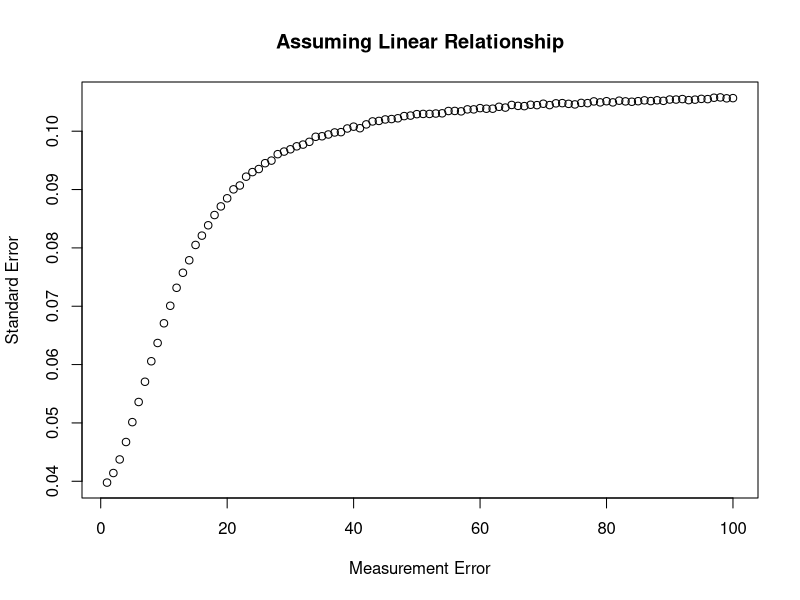
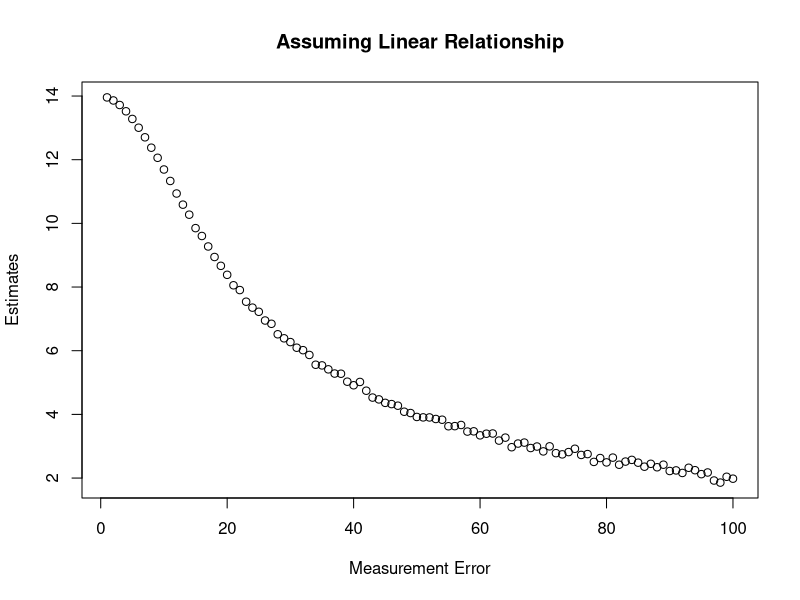
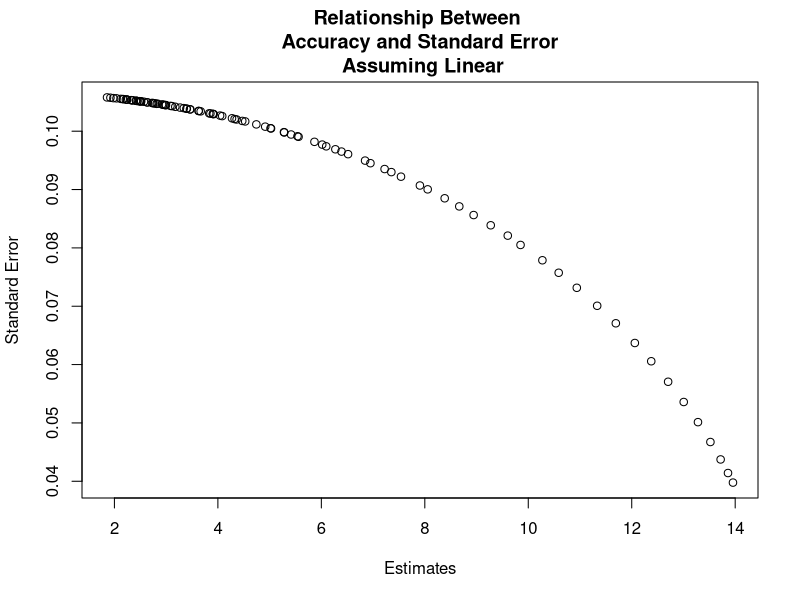
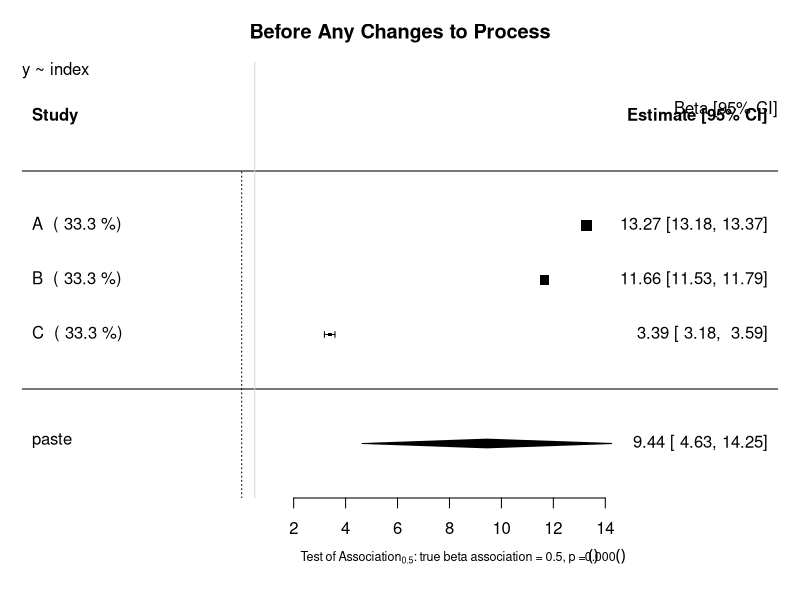
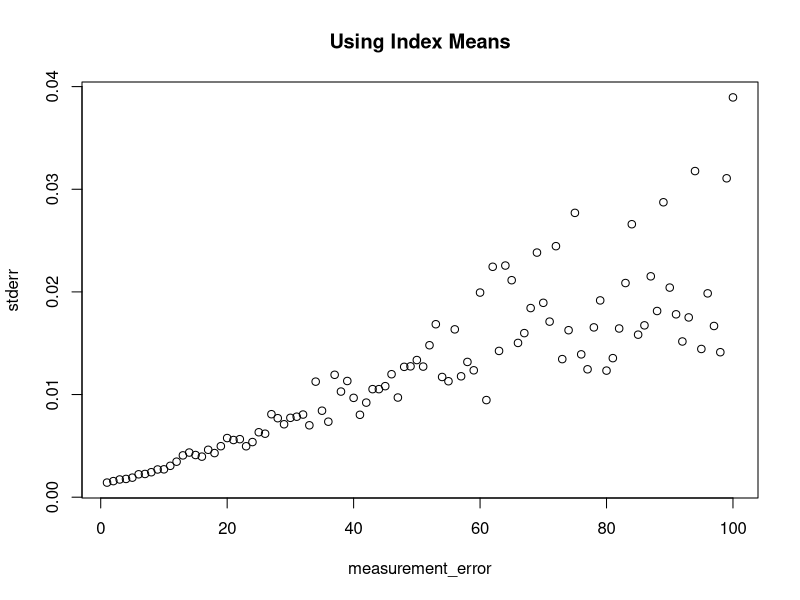
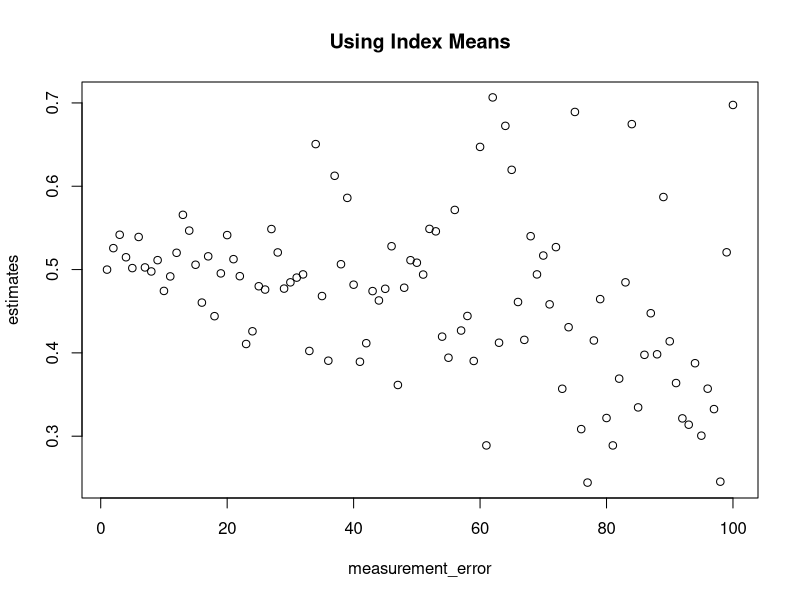
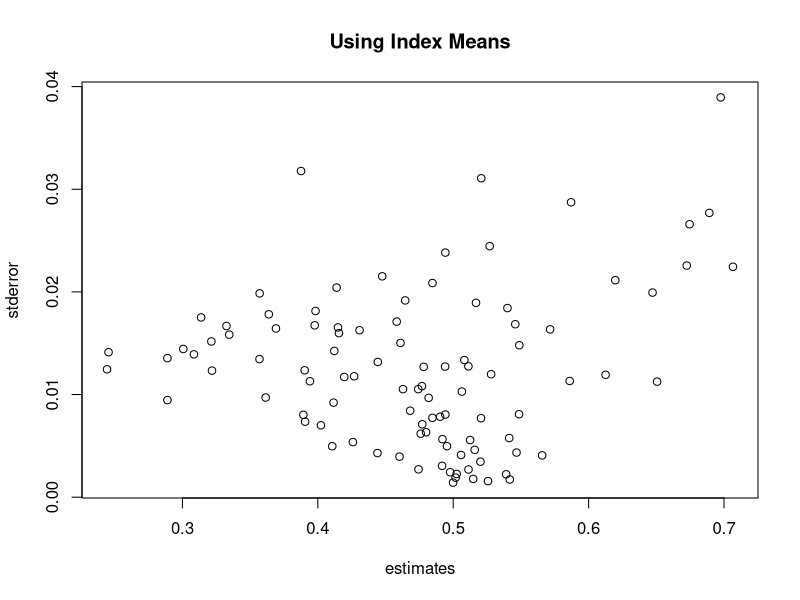
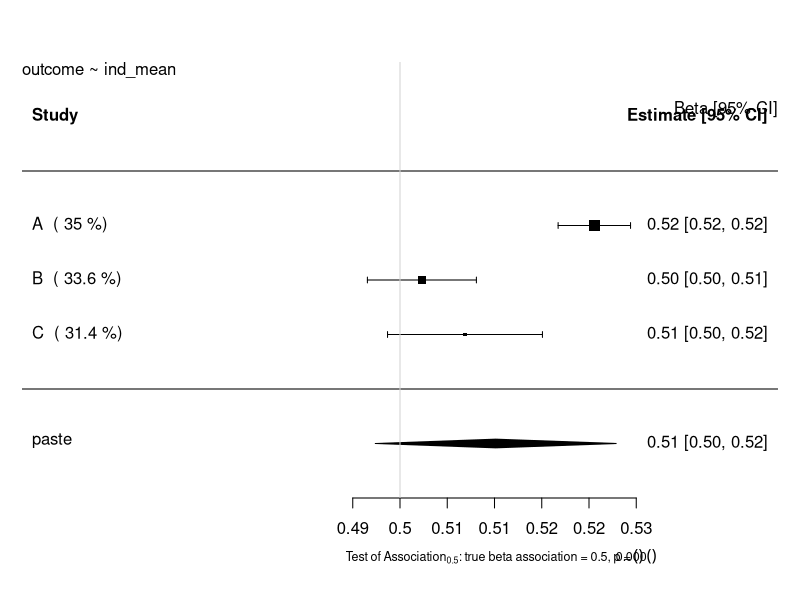

Write the R code that produced these figures, in order.
# Investigation into Data Agreement as Weighting System
## Author: Paul Scherer
##         Tom Bishop
## Institute: University of Cambridge MRC Epidemiology Unit 
## Date: 4.09.2017

# Set up the Data
library(ggplot2)
library(reshape2)
library(parallel)
library(stats)
library(metafor)

# Raw Data Set Properties
trueBeta = 0.5
constant = 20

study_size = 20000
raw_mean = 40
raw_stdev = 15

# Simple creation of the raw data and the related outcome without error
raw_data = data.frame(gold = rnorm(n = study_size, mean = raw_mean, sd = raw_stdev))
raw_data$outcome = (trueBeta*raw_data$gold) + constant
###############################################################################
########################### Functions #########################################
###############################################################################
createStudyData <- function(raw_data, measurement_error, number_of_indices){
    exposure_error = rnorm(n = study_size, mean = 0, sd = measurement_error)
    raw_data$exposure_measured = raw_data$gold + exposure_error
    raw_data$index = cut_number(x = raw_data$exposure_measured,n = number_of_indices, labels =FALSE)
    raw_data$index = as.ordered(raw_data$index)
    raw_data = raw_data[with(raw_data, order(index)),]
    return(raw_data)
}

createValidationData <- function(val_size, measurement_error, number_of_indices) {
    validation_data = data.frame(gold =  rnorm(n = val_size, mean = raw_mean, sd = raw_stdev))
    exposure_error = rnorm(n = val_size, mean = 0, sd = measurement_error)
    validation_data$exposure_measured = validation_data$gold + exposure_error
    validation_data$index = cut_number(x = validation_data$exposure_measured,n = number_of_indices, labels =FALSE)
    validation_data$index = as.ordered(validation_data$index)
    return (validation_data)
}

createMeansList <- function(data, number_of_indices) {
    meansList = vector(mode="list", length = number_of_indices)
    for (i in 1:number_of_indices) {
        meansList[i] = mean(unname(unlist((split(x=data$gold, f= as.factor(data$index)))[i])))
    }
    return(meansList)
}

#######################################################################################
######################## Before Any Changes to the Process ############################
#######################################################################################
# General Parameters
numLevels = 4
validation_size = 400

## Graphing Standard Error as a function of Measurement Error when using ordinal independent variable index
upperbound = 100
stdErrorLinear = vector("numeric", length = upperbound)
estimatesLinear = vector("numeric", length = upperbound)
stdErrorQuadratic = vector("numeric", length = upperbound)
estimatesQuadratic = vector("numeric", length = upperbound)
stdErrorCubic = vector("numeric", length = upperbound)
estimatesCubic = vector("numeric", length = upperbound)
for (measurement_error_counter in 1:upperbound) {
    studyData_graph = createStudyData(raw_data = raw_data, measurement_error = measurement_error_counter, number_of_indices = numLevels)
    validation_data_graph = createValidationData(val_size = validation_size, measurement_error = measurement_error_counter, number_of_indices = numLevels )

    lm_graph_linear <- lm(formula=outcome~index, data=studyData_graph)
    estimate_graph_linear = lm_graph_linear$coefficients["index.L"]
    stdError_graph_linear = summary(lm_graph_linear)$coefficients["index.L","Std. Error"]
    estimatesLinear[measurement_error_counter] = estimate_graph_linear
    stdErrorLinear[measurement_error_counter] = stdError_graph_linear

    lm_graph_quadratic <- lm(formula=outcome~index, data=studyData_graph)
    estimate_graph_quadratic = lm_graph_quadratic$coefficients["index.Q"]
    stdError_graph_quadratic = summary(lm_graph_quadratic)$coefficients["index.Q","Std. Error"]
    estimatesQuadratic[measurement_error_counter] = estimate_graph_quadratic
    stdErrorQuadratic[measurement_error_counter] = stdError_graph_quadratic

    lm_graph_cubic <- lm(formula=outcome~index, data=studyData_graph)
    estimate_graph_cubic = lm_graph_cubic$coefficients["index.C"]
    stdError_graph_cubic = summary(lm_graph_cubic)$coefficients["index.C","Std. Error"]
    estimatesCubic[measurement_error_counter] = estimate_graph_cubic
    stdErrorCubic[measurement_error_counter] = stdError_graph_cubic


}
# Measurement vs. Std.Error
plot(x = (1:upperbound), y = stdErrorLinear, xlab = "Measurement Error", ylab = "Standard Error", main = "Assuming Linear Relationship")
# plot(x = (1:upperbound), y = stdErrorQuadratic, xlab = "Measurement Error", ylab = "Standard Error", col = "green", main = "Assuming Quadratic Relationship")
#plot(x = (1:upperbound), y = stdErrorCubic, xlab = "Measurement Error", ylab = "Standard Error", col = "red", main = "Assuming Cubic Relationship")
# Measurement vs. Estimates
plot(x = (1:upperbound), y = estimatesLinear, xlab = "Measurement Error", ylab = "Estimates", main = "Assuming Linear Relationship")
# plot(x = (1:upperbound), y = estimatesQuadratic, xlab = "Measurement Error", ylab = "Estimates", col = "green", main = "Assuming Quadratic Relationship")
#plot(x = (1:upperbound), y = estimatesCubic, xlab = "Measurement Error", ylab = "Estimates", col = "red", main = "Assuming Cubic Relationship")
# Estimates vs. Std.Error
plot(x = estimatesLinear, y = stdErrorLinear, xlab = "Estimates", ylab = "Standard Error", main = "Relationship Between \n Accuracy and Standard Error \n Assuming Linear")
# plot(x = estimatesQuadratic, y = stdErrorQuadratic, xlab = "Estimates", ylab = "Standard Error", col = "green", main = "Assuming Quadratic Relationship")
#plot(x = estimatesCubic, y = stdErrorCubic, xlab = "Estimates", ylab = "Standard Error", col = "red", main = "Relationship Between \n Accuracy and Standard Error \n Assuming Cubic Relationship")

## Setting up the Studies
# Study A
measureError_A = 5
studyData_A = createStudyData(raw_data = raw_data, measurement_error = measureError_A, number_of_indices = numLevels)

# Study B
measureError_B = 10
studyData_B = createStudyData(raw_data = raw_data, measurement_error = measureError_B, number_of_indices = numLevels)

# Study C
measureError_C = 60
studyData_C = createStudyData(raw_data = raw_data, measurement_error = measureError_C, number_of_indices = numLevels)

## Transformation and Regression using Index Means
# Study A
lm_A <- lm(formula=outcome~index, data=studyData_A)
estimate_A = lm_A$coefficients["index.L"]
stdError_A = summary(lm_A)$coefficients["index.L","Std. Error"]

# Study B
lm_B <- lm(formula=outcome~index, data=studyData_B)
estimate_B = lm_B$coefficients["index.L"]
stdError_B = summary(lm_B)$coefficients["index.L","Std. Error"]

# Study C
lm_C <- lm(formula=outcome~index, data=studyData_C)
estimate_C = lm_C$coefficients["index.L"]
stdError_C = summary(lm_C)$coefficients["index.L","Std. Error"]


## Random Effects Model Forest Plot Before Reweighting
estimates = c(estimate_A, estimate_B, estimate_C)
stand_errs = c(stdError_A, stdError_B, stdError_C)
labels = c("A","B","C")
res <- rma(yi = estimates, sei = stand_errs, method='DL', slab = labels)
weights_res <- weights.rma.uni(res)

# Forest Plot
res$slab <- paste(res$slab, " (", round(weights.rma.uni(res),digits=1), "%)")
fmla = as.formula(y~index)
forest(res, mlab=bquote(paste('Overall (I'^2*' = ', .(round(res$I2)),'%, p = ',
    .(sprintf("%.3f", round(res$QEp,3))),')')),
xlab=bquote(paste('Test of Association'[0.5]*': true beta association = 0.5, p = ',
    .(sprintf("%.3f", round(res$pval,3))))), cex=1, cex.lab=0.75, cex.axis=1, main = "Before Any Changes to Process")
usr <- par("usr")
text(usr[2], usr[4], "Beta [95% CI]", adj = c(1, 4),cex=1)
text(usr[1], usr[4], paste0(gsub(paste0("Study Data","\\$"),"", deparse(fmla)),collapse="\n"), adj = c( 0, 1 ),cex=1)
abline(v = 0.5, col = "lightgray")





#######################################################################################
######################## Using Index Means To Scale it to Gold ########################
#######################################################################################
## Setting up the Studies
# General Parameters
numLevels = 4
validation_size = 400

## Graphing Standard Error as a function of Measurement Error
std_error = vector("numeric", length = upperbound)
estimates_graph = vector("numeric", length = upperbound)
for (measurement_error_counter in 1:upperbound) {
    studyData_graph = createStudyData(raw_data = raw_data, measurement_error = measurement_error_counter, number_of_indices = numLevels)
    validation_data_graph = createValidationData(val_size = validation_size, measurement_error = measurement_error_counter, number_of_indices = numLevels )
    validation_means_graph = createMeansList(validation_data_graph, numLevels)

    studyData_graph$ind_mean <- unlist(lapply(X=studyData_graph$index, FUN=function(index_val){
        output =  validation_means_graph[index_val]
    }))
    lm_graph <- lm(formula=outcome~ind_mean, data=studyData_graph)
    estimate_graph = lm_graph$coefficients["ind_mean"]
    stdError_graph = summary(lm_graph)$coefficients["ind_mean","Std. Error"]

    estimates_graph[measurement_error_counter] = estimate_graph
    std_error[measurement_error_counter] = stdError_graph

}
plot(x = (1:upperbound), y = std_error, xlab = "measurement_error", ylab = "stderr", main = "Using Index Means")
plot(x = (1:upperbound), y = estimates_graph, xlab = "measurement_error", ylab = "estimates", main = "Using Index Means")
plot(x = estimates_graph, y = std_error, xlab = "estimates", ylab = "stderror", main = "Using Index Means")


# Study A
measureError_A = 5
studyData_A = createStudyData(raw_data = raw_data, measurement_error = measureError_A, number_of_indices = numLevels)
validation_data_A = createValidationData(val_size = validation_size, measurement_error = measureError_A, number_of_indices = numLevels )
validation_means_A = createMeansList(validation_data_A, numLevels)

# Study B
measureError_B = 10
studyData_B = createStudyData(raw_data = raw_data, measurement_error = measureError_B, number_of_indices = numLevels)
validation_data_B = createValidationData(val_size = validation_size, measurement_error = measureError_B, number_of_indices = numLevels )
validation_means_B = createMeansList(validation_data_B, numLevels)

# Study C
measureError_C = 15
studyData_C = createStudyData(raw_data = raw_data, measurement_error = measureError_C, number_of_indices = numLevels)
validation_data_C = createValidationData(val_size = validation_size, measurement_error = measureError_C, number_of_indices = numLevels )
validation_means_C = createMeansList(validation_data_C, numLevels)

## Transformation and Regression using Index Means
# Study A
studyData_A$ind_mean <- unlist(lapply(X=studyData_A$index, FUN=function(index_val){
    output =  validation_means_A[index_val]
}))
lm_A <- lm(formula=outcome~ind_mean, data=studyData_A)
estimate_A = lm_A$coefficients["ind_mean"]
stdError_A = summary(lm_A)$coefficients["ind_mean","Std. Error"]

# Study B
studyData_B$ind_mean <- unlist(lapply(X=studyData_B$index, FUN=function(index_val){
    output =  validation_means_B[index_val]
}))
lm_B <- lm(formula=outcome~ind_mean, data=studyData_B)
estimate_B = lm_B$coefficients["ind_mean"]
stdError_B = summary(lm_B)$coefficients["ind_mean","Std. Error"]

# Study C
studyData_C$ind_mean <- unlist(lapply(X=studyData_C$index, FUN=function(index_val){
    output =  validation_means_C[index_val]
}))
lm_C <- lm(formula=outcome~ind_mean, data=studyData_C)
estimate_C = lm_C$coefficients["ind_mean"]
stdError_C = summary(lm_C)$coefficients["ind_mean","Std. Error"]

## Random Effects Model Forest Plot Before Reweighting
estimates = c(estimate_A, estimate_B, estimate_C)
stand_errs = c(stdError_A, stdError_B, stdError_C)
labels = c("A","B","C")
res <- rma(yi = estimates, sei = stand_errs, method='DL', slab = labels)
weights_res <- weights.rma.uni(res)

# Forest Plot
res$slab <- paste(res$slab, " (", round(weights.rma.uni(res),digits=1), "%)")
fmla = as.formula(outcome~ind_mean)
forest(res, mlab=bquote(paste('Overall (I'^2*' = ', .(round(res$I2)),'%, p = ',
    .(sprintf("%.3f", round(res$QEp,3))),')')),
xlab=bquote(paste('Test of Association'[0.5]*': true beta association = 0.5, p = ',
    .(sprintf("%.3f", round(res$pval,3))))), cex=1, cex.lab=0.75, cex.axis=1)
usr <- par("usr")
text(usr[2], usr[4], "Beta [95% CI]", adj = c(1, 4),cex=1)
text(usr[1], usr[4], paste0(gsub(paste0("Study Data","\\$"),"", deparse(fmla)),collapse="\n"), adj = c( 0, 1 ),cex=1)
abline(v = 0.5, col = "lightgray")






#######################################################################################
######################## Using Error Model Esque Scale it to Gold ########################
#######################################################################################
numLevels = 4
validation_size = 400

## Plotting Bit
## Graphing Standard Error as a function of Measurement Error
std_error = vector("numeric", length = upperbound)
estimates_graph = vector("numeric", length = upperbound)
for (measurement_error_counter in 1:upperbound) {
    studyData_graph = createStudyData(raw_data = raw_data, measurement_error = measurement_error_counter, number_of_indices = numLevels)
    validation_data_graph = createValidationData(val_size = validation_size, measurement_error = measurement_error_counter, number_of_indices = numLevels )

    # Find Error Model
    index_transformation = as.formula(gold ~ index)
    lambda_lm_graph <- lm(formula=index_transformation, data=validation_data_graph)
    new = data.frame(index = studyData_graph$index)
    studyData_graph$index_scaled = predict(lambda_lm_graph, newdata = new)

    # Use Error Model to Scale Index to Gold
    lm_graph <- lm(formula=outcome~index_scaled, data=studyData_graph)
    estimate_graph = lm_graph$coefficients["index_scaled"]
    stdError_graph = summary(lm_graph)$coefficients["index_scaled","Std. Error"]

    estimates_graph[measurement_error_counter] = estimate_graph
    std_error[measurement_error_counter] = stdError_graph
}
plot(x = (1:upperbound), y = std_error, xlab = "measurement_error", ylab = "stderr", main = "Using Error Model Pred")
plot(x = (1:upperbound), y = estimates_graph, xlab = "measurement_error", ylab = "estimates", main = "Using Error Model Pred")
plot(x = estimates_graph, y = std_error, xlab = "estimates", ylab = "stderror", main = "Using Error Model Pred")



# Study A
measureError_A = 5
studyData_A = createStudyData(raw_data = raw_data, measurement_error = measureError_A, number_of_indices = numLevels)
validation_data_A = createValidationData(val_size = validation_size, measurement_error = measureError_A, number_of_indices = numLevels )
# Study B
measureError_B = 10
studyData_B = createStudyData(raw_data = raw_data, measurement_error = measureError_B, number_of_indices = numLevels)
validation_data_B = createValidationData(val_size = validation_size, measurement_error = measureError_B, number_of_indices = numLevels )
# Study C
measureError_C = 60
studyData_C = createStudyData(raw_data = raw_data, measurement_error = measureError_C, number_of_indices = numLevels)
validation_data_C = createValidationData(val_size = validation_size, measurement_error = measureError_C, number_of_indices = numLevels )

## Transformation of Indexes to Gold Scale
index_transformation = as.formula(gold ~ index)
# Study A
lambda_lm_A <- lm(formula=index_transformation, data=validation_data_A)
new = data.frame(index = studyData_A$index)
studyData_A$index_scaled = predict(lambda_lm_A, newdata = new)

studyData_A$ind_mean <- unlist(lapply(X=studyData_A$index, FUN=function(index_val){
    output =  validation_means_A[index_val]
}))

# Study B
lambda_lm_B <- lm(formula=index_transformation, data=validation_data_B)
new = data.frame(index = studyData_B$index)
studyData_B$index_scaled = predict(lambda_lm_B, newdata = new)

studyData_B$ind_mean <- unlist(lapply(X=studyData_B$index, FUN=function(index_val){
    output =  validation_means_A[index_val]
}))

# Study C
lambda_lm_C <- lm(formula=index_transformation, data=validation_data_C)
new = data.frame(index = studyData_C$index)
studyData_C$index_scaled = predict(lambda_lm_C, newdata = new)

studyData_C$ind_mean <- unlist(lapply(X=studyData_C$index, FUN=function(index_val){
    output =  validation_means_A[index_val]
}))


# Study A
lm_A <- lm(formula=outcome~index_scaled, data=studyData_A)
estimate_A = lm_A$coefficients["index_scaled"]
stdError_A = summary(lm_A)$coefficients["index_scaled","Std. Error"]

# Study B
lm_B <- lm(formula=outcome~index_scaled, data=studyData_B)
estimate_B = lm_B$coefficients["index_scaled"]
stdError_B = summary(lm_B)$coefficients["index_scaled","Std. Error"]

# Study C
lm_C <- lm(formula=outcome~index_scaled, data=studyData_C)
estimate_C = lm_C$coefficients["index_scaled"]
stdError_C = summary(lm_C)$coefficients["index_scaled","Std. Error"]

## Random Effects Model Forest Plot Before Reweighting
estimates = c(estimate_A, estimate_B, estimate_C)
stand_errs = c(stdError_A, stdError_B, stdError_C)
labels = c("A","B","C")
res <- rma(yi = estimates, sei = stand_errs, method='DL', slab = labels)
weights_res <- weights.rma.uni(res)

# Forest Plot
res$slab <- paste(res$slab, " (", round(weights.rma.uni(res),digits=1), "%)")
fmla = as.formula(outcome~index_scaled)
forest(res, mlab=bquote(paste('Overall (I'^2*' = ', .(round(res$I2)),'%, p = ',
    .(sprintf("%.3f", round(res$QEp,3))),')')),
xlab=bquote(paste('Test of Association'[0.5]*': true beta association = 0.5, p = ',
    .(sprintf("%.3f", round(res$pval,3))))), cex=1, cex.lab=0.75, cex.axis=1)
usr <- par("usr")
text(usr[2], usr[4], "Beta [95% CI]", adj = c(1, 4),cex=1)
text(usr[1], usr[4], paste0(gsub(paste0("Study Data","\\$"),"", deparse(fmla)),collapse="\n"), adj = c( 0, 1 ),cex=1)
abline(v = 0.5, col = "lightgray")



plot(x = studyData_A$outcome, y = studyData_A$ind_mean, xlab = "outcome", ylab = "indexGolded", main = "Comparing Means and Pred A", col = "red")
points(x = studyData_A$outcome, y = studyData_A$index_scaled, col = "green")

plot(x = studyData_B$outcome, y = studyData_B$ind_mean, xlab = "outcome", ylab = "indexGolded", main = "Comparing Means and Pred B", col = "red")
points(x = studyData_B$outcome, y = studyData_B$index_scaled, col = "green")

plot(x = studyData_C$outcome, y = studyData_C$ind_mean, xlab = "outcome", ylab = "indexGolded", main = "Comparing Means and Pred C", col = "red")
points(x = studyData_C$outcome, y = studyData_C$index_scaled, col = "green")
